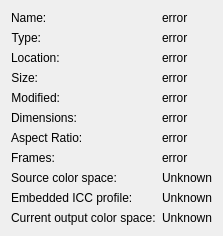
<?xml version="1.0" encoding="UTF-8"?>
<ui version="4.0">
 <class>QVInfoDialog</class>
 <widget class="QDialog" name="QVInfoDialog">
  <property name="geometry">
   <rect>
    <x>0</x>
    <y>0</y>
    <width>212</width>
    <height>188</height>
   </rect>
  </property>
  <property name="sizePolicy">
   <sizepolicy hsizetype="Fixed" vsizetype="Fixed">
    <horstretch>0</horstretch>
    <verstretch>0</verstretch>
   </sizepolicy>
  </property>
  <property name="windowTitle">
   <string>File Info</string>
  </property>
  <layout class="QFormLayout" name="formLayout">
   <item row="0" column="0">
    <widget class="QLabel" name="label">
     <property name="text">
      <string>Name:</string>
     </property>
    </widget>
   </item>
   <item row="0" column="1">
    <widget class="QLabel" name="nameLabel">
     <property name="cursor">
      <cursorShape>IBeamCursor</cursorShape>
     </property>
     <property name="text">
      <string>error</string>
     </property>
     <property name="textInteractionFlags">
      <set>Qt::TextSelectableByMouse</set>
     </property>
    </widget>
   </item>
   <item row="1" column="0">
    <widget class="QLabel" name="label1">
     <property name="sizePolicy">
      <sizepolicy hsizetype="Preferred" vsizetype="Maximum">
       <horstretch>0</horstretch>
       <verstretch>0</verstretch>
      </sizepolicy>
     </property>
     <property name="text">
      <string>Type:</string>
     </property>
     <property name="alignment">
      <set>Qt::AlignRight|Qt::AlignTrailing|Qt::AlignVCenter</set>
     </property>
    </widget>
   </item>
   <item row="1" column="1">
    <widget class="QLabel" name="typeLabel">
     <property name="cursor">
      <cursorShape>IBeamCursor</cursorShape>
     </property>
     <property name="text">
      <string>error</string>
     </property>
     <property name="textInteractionFlags">
      <set>Qt::TextSelectableByMouse</set>
     </property>
    </widget>
   </item>
   <item row="2" column="0">
    <widget class="QLabel" name="label_4">
     <property name="text">
      <string>Location:</string>
     </property>
    </widget>
   </item>
   <item row="2" column="1">
    <widget class="QLabel" name="locationLabel">
     <property name="cursor">
      <cursorShape>IBeamCursor</cursorShape>
     </property>
     <property name="text">
      <string>error</string>
     </property>
     <property name="textInteractionFlags">
      <set>Qt::TextSelectableByMouse</set>
     </property>
    </widget>
   </item>
   <item row="3" column="0">
    <widget class="QLabel" name="label2">
     <property name="sizePolicy">
      <sizepolicy hsizetype="Preferred" vsizetype="Maximum">
       <horstretch>0</horstretch>
       <verstretch>0</verstretch>
      </sizepolicy>
     </property>
     <property name="text">
      <string>Size:</string>
     </property>
     <property name="alignment">
      <set>Qt::AlignRight|Qt::AlignTrailing|Qt::AlignVCenter</set>
     </property>
    </widget>
   </item>
   <item row="3" column="1">
    <widget class="QLabel" name="sizeLabel">
     <property name="cursor">
      <cursorShape>IBeamCursor</cursorShape>
     </property>
     <property name="text">
      <string>error</string>
     </property>
     <property name="textInteractionFlags">
      <set>Qt::TextSelectableByMouse</set>
     </property>
    </widget>
   </item>
   <item row="4" column="0">
    <widget class="QLabel" name="label3">
     <property name="sizePolicy">
      <sizepolicy hsizetype="Preferred" vsizetype="Maximum">
       <horstretch>0</horstretch>
       <verstretch>0</verstretch>
      </sizepolicy>
     </property>
     <property name="text">
      <string>Modified:</string>
     </property>
     <property name="alignment">
      <set>Qt::AlignRight|Qt::AlignTrailing|Qt::AlignVCenter</set>
     </property>
    </widget>
   </item>
   <item row="4" column="1">
    <widget class="QLabel" name="modifiedLabel">
     <property name="cursor">
      <cursorShape>IBeamCursor</cursorShape>
     </property>
     <property name="text">
      <string>error</string>
     </property>
     <property name="textInteractionFlags">
      <set>Qt::TextSelectableByMouse</set>
     </property>
    </widget>
   </item>
   <item row="5" column="0">
    <widget class="QLabel" name="label_2">
     <property name="text">
      <string>Dimensions:</string>
     </property>
    </widget>
   </item>
   <item row="5" column="1">
    <widget class="QLabel" name="dimensionsLabel">
     <property name="cursor">
      <cursorShape>IBeamCursor</cursorShape>
     </property>
     <property name="text">
      <string>error</string>
     </property>
     <property name="textInteractionFlags">
      <set>Qt::TextSelectableByMouse</set>
     </property>
    </widget>
   </item>
   <item row="6" column="0">
    <widget class="QLabel" name="label_3">
     <property name="text">
      <string>Aspect Ratio:</string>
     </property>
    </widget>
   </item>
   <item row="6" column="1">
    <widget class="QLabel" name="ratioLabel">
     <property name="cursor">
      <cursorShape>IBeamCursor</cursorShape>
     </property>
     <property name="text">
      <string>error</string>
     </property>
     <property name="textInteractionFlags">
      <set>Qt::TextSelectableByMouse</set>
     </property>
    </widget>
   </item>
   <item row="7" column="0">
    <widget class="QLabel" name="framesLabel2">
     <property name="text">
      <string>Frames:</string>
     </property>
    </widget>
   </item>
   <item row="7" column="1">
    <widget class="QLabel" name="framesLabel">
     <property name="cursor">
      <cursorShape>IBeamCursor</cursorShape>
     </property>
     <property name="text">
      <string>error</string>
     </property>
     <property name="textInteractionFlags">
      <set>Qt::TextSelectableByMouse</set>
     </property>
    </widget>
   </item>
   <item row="8" column="0">
    <widget class="QLabel" name="sourceColorSpaceCaption">
     <property name="text"><string>Source color space:</string></property>
    </widget>
   </item>
   <item row="8" column="1">
    <widget class="QLabel" name="sourceColorSpaceLabel">
     <property name="text"><string>Unknown</string></property>
     <property name="textFormat"><enum>Qt::PlainText</enum></property>
     <property name="wordWrap"><bool>true</bool></property>
     <property name="maximumSize"><size><width>420</width><height>16777215</height></size></property>
     <property name="textInteractionFlags"><set>Qt::TextSelectableByMouse</set></property>
    </widget>
   </item>
   <item row="9" column="0">
    <widget class="QLabel" name="iccProfileCaption">
     <property name="text"><string>Embedded ICC profile:</string></property>
    </widget>
   </item>
   <item row="9" column="1">
    <widget class="QLabel" name="iccProfileLabel">
     <property name="text"><string>Unknown</string></property>
     <property name="textFormat"><enum>Qt::PlainText</enum></property>
     <property name="wordWrap"><bool>true</bool></property>
     <property name="maximumSize"><size><width>420</width><height>16777215</height></size></property>
     <property name="textInteractionFlags"><set>Qt::TextSelectableByMouse</set></property>
    </widget>
   </item>
   <item row="10" column="0">
    <widget class="QLabel" name="outputColorSpaceCaption">
     <property name="text"><string>Current output color space:</string></property>
    </widget>
   </item>
   <item row="10" column="1">
    <widget class="QLabel" name="outputColorSpaceLabel">
     <property name="text"><string>Unknown</string></property>
     <property name="textFormat"><enum>Qt::PlainText</enum></property>
     <property name="wordWrap"><bool>true</bool></property>
     <property name="maximumSize"><size><width>420</width><height>16777215</height></size></property>
     <property name="textInteractionFlags"><set>Qt::TextSelectableByMouse</set></property>
    </widget>
   </item>
  </layout>
  <action name="actionRefresh">
   <property name="text">
    <string>Refresh</string>
   </property>
  </action>
 </widget>
 <resources/>
 <connections/>
</ui>
